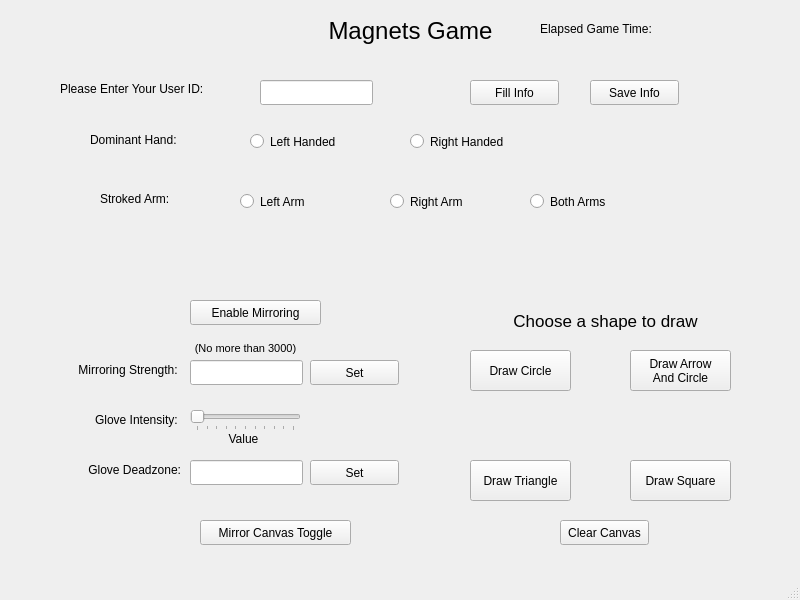
<?xml version="1.0" encoding="UTF-8"?>
<ui version="4.0">
 <class>MainWindow</class>
 <widget class="QMainWindow" name="MainWindow">
  <property name="geometry">
   <rect>
    <x>0</x>
    <y>0</y>
    <width>800</width>
    <height>600</height>
   </rect>
  </property>
  <property name="windowTitle">
   <string>MainWindow</string>
  </property>
  <widget class="QWidget" name="centralwidget">
   <widget class="QLabel" name="LabelGame">
    <property name="geometry">
     <rect>
      <x>320</x>
      <y>10</y>
      <width>181</width>
      <height>41</height>
     </rect>
    </property>
    <property name="font">
     <font>
      <pointsize>18</pointsize>
     </font>
    </property>
    <property name="text">
     <string>Magnets Game</string>
    </property>
    <property name="alignment">
     <set>Qt::AlignCenter</set>
    </property>
   </widget>
   <widget class="QLabel" name="LabelUserId">
    <property name="geometry">
     <rect>
      <x>60</x>
      <y>80</y>
      <width>191</width>
      <height>17</height>
     </rect>
    </property>
    <property name="text">
     <string>Please Enter Your User ID:</string>
    </property>
   </widget>
   <widget class="QLineEdit" name="UserIdEntry">
    <property name="geometry">
     <rect>
      <x>260</x>
      <y>80</y>
      <width>113</width>
      <height>25</height>
     </rect>
    </property>
   </widget>
   <widget class="QRadioButton" name="LeftHanded">
    <property name="geometry">
     <rect>
      <x>250</x>
      <y>130</y>
      <width>112</width>
      <height>23</height>
     </rect>
    </property>
    <property name="text">
     <string>Left Handed</string>
    </property>
    <property name="checkable">
     <bool>true</bool>
    </property>
    <property name="checked">
     <bool>false</bool>
    </property>
    <property name="autoExclusive">
     <bool>false</bool>
    </property>
   </widget>
   <widget class="QRadioButton" name="RightHanded">
    <property name="geometry">
     <rect>
      <x>410</x>
      <y>130</y>
      <width>112</width>
      <height>23</height>
     </rect>
    </property>
    <property name="text">
     <string>Right Handed</string>
    </property>
    <property name="autoExclusive">
     <bool>false</bool>
    </property>
   </widget>
   <widget class="QPushButton" name="FillInfo">
    <property name="geometry">
     <rect>
      <x>470</x>
      <y>80</y>
      <width>89</width>
      <height>25</height>
     </rect>
    </property>
    <property name="text">
     <string>Fill Info</string>
    </property>
   </widget>
   <widget class="QPushButton" name="SaveInfo">
    <property name="geometry">
     <rect>
      <x>590</x>
      <y>80</y>
      <width>89</width>
      <height>25</height>
     </rect>
    </property>
    <property name="text">
     <string>Save Info</string>
    </property>
   </widget>
   <widget class="QLabel" name="LabelDominantHand">
    <property name="geometry">
     <rect>
      <x>90</x>
      <y>130</y>
      <width>111</width>
      <height>20</height>
     </rect>
    </property>
    <property name="text">
     <string>Dominant Hand:</string>
    </property>
   </widget>
   <widget class="QLabel" name="LabelStrokedArm">
    <property name="geometry">
     <rect>
      <x>100</x>
      <y>190</y>
      <width>91</width>
      <height>17</height>
     </rect>
    </property>
    <property name="text">
     <string>Stroked Arm:</string>
    </property>
   </widget>
   <widget class="QRadioButton" name="StrokedLeftArm">
    <property name="geometry">
     <rect>
      <x>240</x>
      <y>190</y>
      <width>112</width>
      <height>23</height>
     </rect>
    </property>
    <property name="text">
     <string>Left Arm</string>
    </property>
    <property name="autoExclusive">
     <bool>true</bool>
    </property>
   </widget>
   <widget class="QRadioButton" name="StrokedRightArm">
    <property name="geometry">
     <rect>
      <x>390</x>
      <y>190</y>
      <width>112</width>
      <height>23</height>
     </rect>
    </property>
    <property name="text">
     <string>Right Arm</string>
    </property>
    <property name="autoExclusive">
     <bool>true</bool>
    </property>
   </widget>
   <widget class="QRadioButton" name="StrokedBothArm">
    <property name="geometry">
     <rect>
      <x>530</x>
      <y>190</y>
      <width>112</width>
      <height>23</height>
     </rect>
    </property>
    <property name="text">
     <string>Both Arms</string>
    </property>
    <property name="autoExclusive">
     <bool>true</bool>
    </property>
   </widget>
   <widget class="QLabel" name="LabelGameTime">
    <property name="geometry">
     <rect>
      <x>540</x>
      <y>20</y>
      <width>201</width>
      <height>17</height>
     </rect>
    </property>
    <property name="text">
     <string>Elapsed Game Time: </string>
    </property>
   </widget>
   <widget class="QLabel" name="LabelMirroringStrength">
    <property name="geometry">
     <rect>
      <x>40</x>
      <y>360</y>
      <width>141</width>
      <height>20</height>
     </rect>
    </property>
    <property name="text">
     <string>Mirroring Strength: </string>
    </property>
    <property name="alignment">
     <set>Qt::AlignRight|Qt::AlignTrailing|Qt::AlignVCenter</set>
    </property>
   </widget>
   <widget class="QLineEdit" name="MirroringStrength">
    <property name="geometry">
     <rect>
      <x>190</x>
      <y>360</y>
      <width>113</width>
      <height>25</height>
     </rect>
    </property>
    <property name="inputMask">
     <string/>
    </property>
   </widget>
   <widget class="QPushButton" name="SetMirroringStrength">
    <property name="geometry">
     <rect>
      <x>310</x>
      <y>360</y>
      <width>89</width>
      <height>25</height>
     </rect>
    </property>
    <property name="text">
     <string>Set</string>
    </property>
   </widget>
   <widget class="QPushButton" name="EnableMirroring">
    <property name="geometry">
     <rect>
      <x>190</x>
      <y>300</y>
      <width>131</width>
      <height>25</height>
     </rect>
    </property>
    <property name="text">
     <string>Enable Mirroring</string>
    </property>
   </widget>
   <widget class="QLabel" name="LabelGloveIntensity">
    <property name="geometry">
     <rect>
      <x>70</x>
      <y>410</y>
      <width>111</width>
      <height>20</height>
     </rect>
    </property>
    <property name="text">
     <string>Glove Intensity: </string>
    </property>
    <property name="alignment">
     <set>Qt::AlignRight|Qt::AlignTrailing|Qt::AlignVCenter</set>
    </property>
   </widget>
   <widget class="QSlider" name="GloveIntensitySlider">
    <property name="geometry">
     <rect>
      <x>190</x>
      <y>410</y>
      <width>111</width>
      <height>21</height>
     </rect>
    </property>
    <property name="cursor">
     <cursorShape>SplitHCursor</cursorShape>
    </property>
    <property name="maximum">
     <number>20</number>
    </property>
    <property name="singleStep">
     <number>1</number>
    </property>
    <property name="pageStep">
     <number>2</number>
    </property>
    <property name="orientation">
     <enum>Qt::Horizontal</enum>
    </property>
    <property name="tickPosition">
     <enum>QSlider::TicksBelow</enum>
    </property>
    <property name="tickInterval">
     <number>2</number>
    </property>
   </widget>
   <widget class="QLabel" name="LabelGloveIntensityValue">
    <property name="geometry">
     <rect>
      <x>210</x>
      <y>430</y>
      <width>67</width>
      <height>17</height>
     </rect>
    </property>
    <property name="text">
     <string>Value</string>
    </property>
    <property name="alignment">
     <set>Qt::AlignCenter</set>
    </property>
   </widget>
   <widget class="QLabel" name="LabelGloveDeadzone">
    <property name="geometry">
     <rect>
      <x>60</x>
      <y>460</y>
      <width>121</width>
      <height>20</height>
     </rect>
    </property>
    <property name="text">
     <string>Glove Deadzone:</string>
    </property>
    <property name="alignment">
     <set>Qt::AlignRight|Qt::AlignTrailing|Qt::AlignVCenter</set>
    </property>
   </widget>
   <widget class="QLineEdit" name="GloveDeadzone">
    <property name="geometry">
     <rect>
      <x>190</x>
      <y>460</y>
      <width>113</width>
      <height>25</height>
     </rect>
    </property>
   </widget>
   <widget class="QPushButton" name="SetGloveDeadzone">
    <property name="geometry">
     <rect>
      <x>310</x>
      <y>460</y>
      <width>89</width>
      <height>25</height>
     </rect>
    </property>
    <property name="text">
     <string>Set</string>
    </property>
   </widget>
   <widget class="QLabel" name="LabelMirroringStrengthLimit">
    <property name="geometry">
     <rect>
      <x>190</x>
      <y>340</y>
      <width>111</width>
      <height>17</height>
     </rect>
    </property>
    <property name="font">
     <font>
      <pointsize>8</pointsize>
     </font>
    </property>
    <property name="text">
     <string>(No more than 3000)</string>
    </property>
    <property name="alignment">
     <set>Qt::AlignCenter</set>
    </property>
   </widget>
   <widget class="QPushButton" name="DrawShape1">
    <property name="geometry">
     <rect>
      <x>470</x>
      <y>350</y>
      <width>101</width>
      <height>41</height>
     </rect>
    </property>
    <property name="text">
     <string>Draw Circle</string>
    </property>
   </widget>
   <widget class="QPushButton" name="DrawShape2">
    <property name="geometry">
     <rect>
      <x>630</x>
      <y>350</y>
      <width>101</width>
      <height>41</height>
     </rect>
    </property>
    <property name="text">
     <string>Draw Arrow 
And Circle</string>
    </property>
   </widget>
   <widget class="QPushButton" name="DrawShape3">
    <property name="geometry">
     <rect>
      <x>470</x>
      <y>460</y>
      <width>101</width>
      <height>41</height>
     </rect>
    </property>
    <property name="text">
     <string>Draw Triangle</string>
    </property>
   </widget>
   <widget class="QPushButton" name="DrawShape4">
    <property name="geometry">
     <rect>
      <x>630</x>
      <y>460</y>
      <width>101</width>
      <height>41</height>
     </rect>
    </property>
    <property name="text">
     <string>Draw Square</string>
    </property>
   </widget>
   <widget class="QLabel" name="LabelShapeToDraw">
    <property name="geometry">
     <rect>
      <x>500</x>
      <y>310</y>
      <width>211</width>
      <height>21</height>
     </rect>
    </property>
    <property name="font">
     <font>
      <pointsize>13</pointsize>
     </font>
    </property>
    <property name="text">
     <string>Choose a shape to draw</string>
    </property>
    <property name="alignment">
     <set>Qt::AlignCenter</set>
    </property>
   </widget>
   <widget class="QPushButton" name="ClearCanvas">
    <property name="geometry">
     <rect>
      <x>560</x>
      <y>520</y>
      <width>89</width>
      <height>25</height>
     </rect>
    </property>
    <property name="text">
     <string>Clear Canvas</string>
    </property>
   </widget>
   <widget class="QPushButton" name="mirrorCanvasToggle">
    <property name="geometry">
     <rect>
      <x>200</x>
      <y>520</y>
      <width>151</width>
      <height>25</height>
     </rect>
    </property>
    <property name="text">
     <string>Mirror Canvas Toggle</string>
    </property>
   </widget>
  </widget>
  <widget class="QMenuBar" name="menubar">
   <property name="geometry">
    <rect>
     <x>0</x>
     <y>0</y>
     <width>800</width>
     <height>22</height>
    </rect>
   </property>
  </widget>
  <widget class="QStatusBar" name="statusbar"/>
 </widget>
 <resources/>
 <connections/>
</ui>
